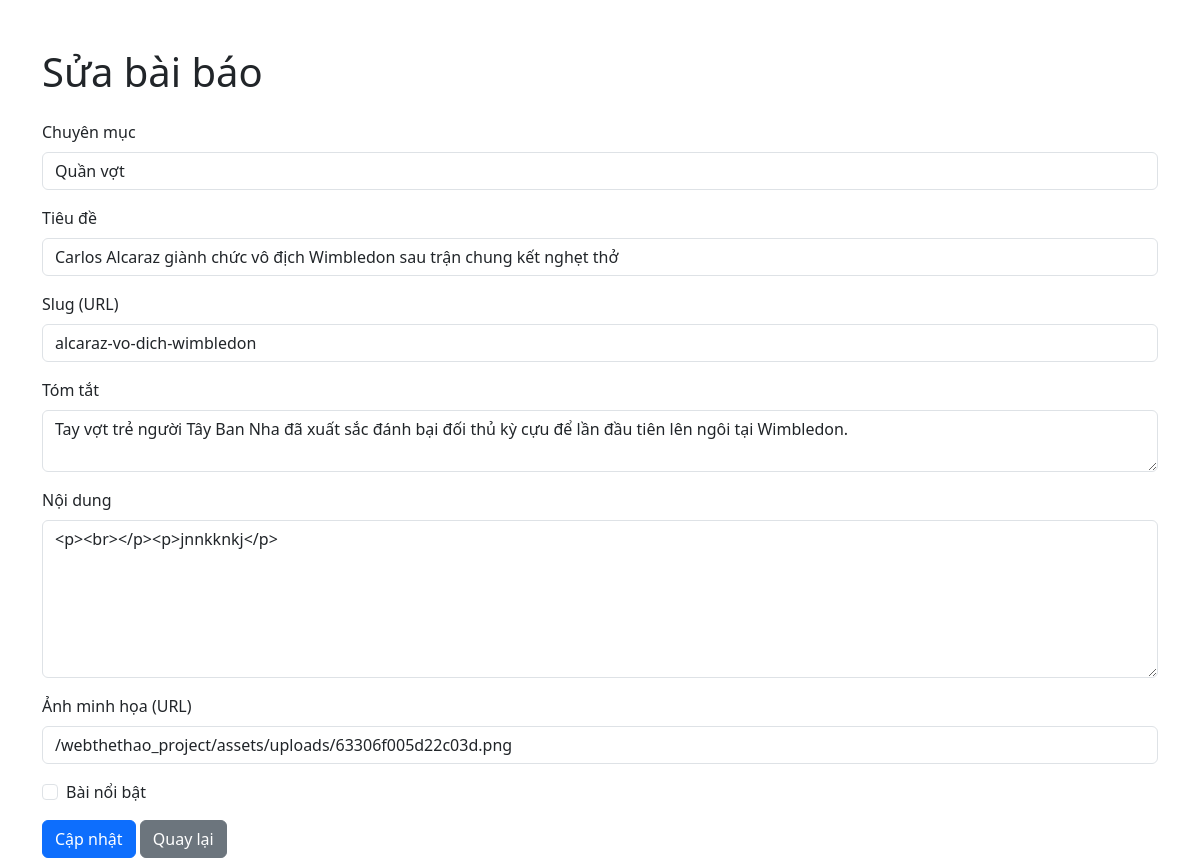
The app's page /chinhsua.php?id=3 with its own data.
### tables this page shows
CREATE TABLE `articles` (
  `article_id` int(11) NOT NULL AUTO_INCREMENT PRIMARY KEY,
  `category_id` int(11) NOT NULL,
  `title` varchar(255) NOT NULL,
  `slug` varchar(255) UNIQUE NOT NULL,
  `summary` text,
  `content` text,
  `image_url` varchar(255) DEFAULT NULL,
  `author_id` int(11) DEFAULT NULL,
  `is_featured` tinyint(1) DEFAULT 0,
  `created_at` timestamp NULL DEFAULT CURRENT_TIMESTAMP
);

CREATE TABLE `categories` (
  `category_id` int(11) NOT NULL AUTO_INCREMENT PRIMARY KEY,
  `name` varchar(100) NOT NULL,
  `slug` varchar(120) UNIQUE NOT NULL,
  `parent_id` int(11) DEFAULT NULL
);

### chinhsua.php (the view, shortened to what this page needs)
<?php
$db = new dbadmin();
$conn = $db->getConnection();
$article_id = isset($_GET['id']) ? (int)$_GET['id'] : 0;
$stmt = $conn->prepare('SELECT * FROM articles WHERE article_id=?');
$stmt->bind_param('i', $article_id);
$stmt->execute();
$article = $stmt->get_result()->fetch_assoc();
$categories = $conn->query('SELECT category_id, name FROM categories ORDER BY name ASC')->fetch_all(MYSQLI_ASSOC);
?>
<!DOCTYPE html>
<html lang="vi">
<head>
    <link href="https://cdn.jsdelivr.net/npm/bootstrap@5.3.0/dist/css/bootstrap.min.css" rel="stylesheet">
</head>
<body>
<div class="container mt-5">
    <h1>Sửa bài báo</h1>
    <form method="POST" class="mt-4">
        <div class="mb-3">
            <label for="category_id" class="form-label">Chuyên mục</label>
            <select name="category_id" id="category_id" class="form-control" required>
                <?php foreach ($categories as $cat): ?>
                    <option value="<?php echo $cat['category_id']; ?>" <?php echo ($article['category_id'] == $cat['category_id']) ? 'selected' : ''; ?>><?php echo htmlspecialchars($cat['name']); ?></option>
                <?php endforeach; ?>
            </select>
        </div>
        <div class="mb-3">
            <label for="title" class="form-label">Tiêu đề</label>
            <input type="text" name="title" id="title" class="form-control" value="<?php echo htmlspecialchars($article['title']); ?>" required>
        </div>
        <div class="mb-3">
            <label for="slug" class="form-label">Slug (URL)</label>
            <input type="text" name="slug" id="slug" class="form-control" value="<?php echo htmlspecialchars($article['slug']); ?>">
        </div>
        <div class="mb-3">
            <label for="summary" class="form-label">Tóm tắt</label>
            <textarea name="summary" id="summary" class="form-control" rows="2"><?php echo htmlspecialchars($article['summary']); ?></textarea>
        </div>
        <div class="mb-3">
            <label for="content" class="form-label">Nội dung</label>
            <textarea name="content" id="content" class="form-control" rows="6" required><?php echo htmlspecialchars($article['content']); ?></textarea>
        </div>
        <div class="mb-3">
            <label for="image_url" class="form-label">Ảnh minh họa (URL)</label>
            <input type="text" name="image_url" id="image_url" class="form-control" value="<?php echo htmlspecialchars($article['image_url']); ?>">
        </div>
        <div class="mb-3 form-check">
            <input type="checkbox" name="is_featured" id="is_featured" class="form-check-input" <?php echo ($article['is_featured'] ? 'checked' : ''); ?>>
            <label for="is_featured" class="form-check-label">Bài nổi bật</label>
        </div>
        <button type="submit" class="btn btn-primary">Cập nhật</button>
        <a href="list_articles.php" class="btn btn-secondary">Quay lại</a>
    </form>
</div>
</body>
</html>

### records on screen
articles: category_id "Quần vợt", title "Carlos Alcaraz giành chức vô địch Wimbledon sau trận chung kết nghẹt thở", slug "alcaraz-vo-dich-wimbledon", summary "Tay vợt trẻ người Tây Ban Nha đã xuất sắc đánh bại đối thủ kỳ cựu để lần đầu tiên lên ngôi tại Wimbledon.", content "<p><br></p><p>jnnkknkj</p>", image_url "/webthethao_project/assets/uploads/63306f005d22c03d.png"
